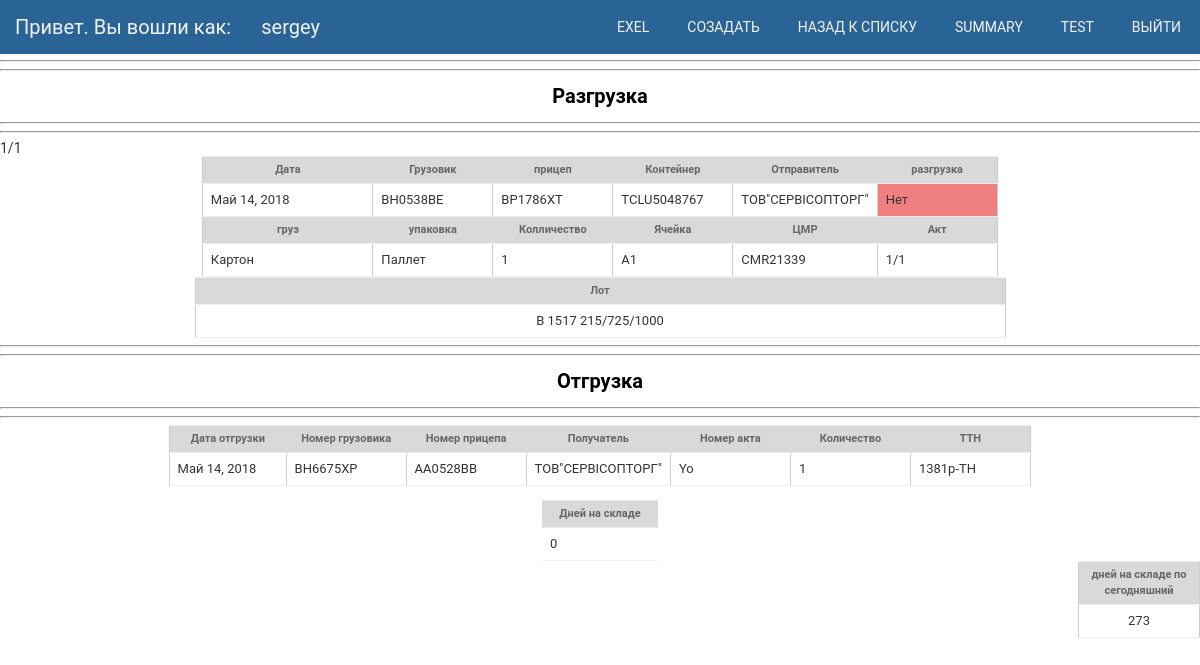
The app's page /samsung/view/1/ (signed in) with its own data.
### samsung/models.py (models this page shows, shortened)
class Incoming(models.Model):
    class Meta():
        db_table = 'incoming'
    incoming_date = models.DateField('Дата разгрузки')
    track_i = models.CharField('Номер грузовика', max_length=8)
    trailer_i = models.CharField('Номер прицепа', max_length=8)
    container_i = models.CharField('Номер контейнера', max_length=11)
    uploading = (
        ('0', 'Нет'),
        ('1', 'Да'),
    )
    upload = models.CharField('Контейнер', max_length=3, blank=False, choices=uploading, default='d', help_text='Снятие контейнера')
    sender = models.ForeignKey('Company', on_delete=models.SET_NULL, null=True, verbose_name='Отправитель')
    cargo = models.ForeignKey('Cargo', on_delete=models.SET_NULL, null=True, verbose_name='Наименование груза')
    pack = models.ForeignKey('Type', on_delete=models.SET_NULL, null=True, verbose_name='Вид упаковки')
    quantity_i = models.PositiveIntegerField('Количество')
    cell_position = models.ForeignKey('Position', on_delete=models.SET_NULL, null=True, verbose_name='Ячейка', help_text='Место размещения на складе')
    cmr = models.CharField('CMR/TTH', max_length=12)
    akt_i = models.CharField('Номер акта', max_length=5)
    lot = models.CharField('Лот', max_length=19)
    def __str__(self):
        return '%s' % (self.id)

class Company(models.Model):
    class Meta():
        db_table = 'company'
    company = models.CharField(max_length=20, verbose_name='Компания', help_text='Отправитель/получатель')
    def __str__(self):
        return '%s' % (self.company)

class Cargo(models.Model):
    class Meta():
        db_table = 'cargo'
    cargotype = models.CharField('Наименование груза', max_length=12)
    count = models.DecimalField('Стоимость', max_digits=4, decimal_places=2)
    def __str__(self):
        return '%s' % (self.cargotype)

class Type(models.Model):
    class Meta():
        db_table = 'type'
    type = models.CharField('Вид упаковки', max_length=12)
    def __str__(self):
        return '%s' % (self.type)

class Position(models.Model):
    class Meta():
        db_table = 'position'
    cell = models.CharField(max_length=8, null=False, verbose_name='Ячейка')
    def __str__(self):
        return '%s' % (self.cell)

class Outcoming(models.Model):
    class Meta():
        db_table = 'outcoming'
    akt_incoming = models.OneToOneField(Incoming, on_delete=models.SET_NULL, null=True)
    outcoming_date = models.DateField('Дата отгрузки')
    track_o = models.CharField('Номер грузовика', max_length=8)
    trailer_o = models.CharField('Номер прицепа', max_length=8)
    recepient = models.ForeignKey('Company', on_delete=models.SET_NULL, null=True, verbose_name='Получатель')
    akt_o = models.CharField('Номер акта', max_length=5)
    quantity_o = models.PositiveIntegerField('Количество')
    ttn = models.CharField('TTH', max_length=12)
    comments = models.TextField('Примечания', max_length=50, null=True, blank=True)

### samsung/views.py (the view)
# urls.py: url(r'^view/(?P<id>\d+)/$', view, name='detail'),
def view(request, id=None):
    view_i = get_object_or_404(Incoming, id=id)
    c = Incoming.objects.filter(id=id).values('incoming_date')
    b = Outcoming.objects.filter(akt_incoming_id=id).values('outcoming_date')
    try:
        a = (b[0]['outcoming_date'] - c[0]['incoming_date']).days
    except:
        a = 404
    f = datetime.date.today()
    d = (f - c[0]['incoming_date']).days
    try:
        view_o = Outcoming.objects.get(akt_incoming_id=id)
    except Outcoming.DoesNotExist:
        view_o = None
    form_o = PlusForm(request.POST or None, initial={'akt_incoming': view_i,})
    if form_o.is_valid():
        form_o.save()
        instance = form_o.save(commit=False)
        instance.save()
        messages.success(request, "Well done my padavan!")
        return HttpResponseRedirect(instance.get_absolute_url())
    context = {'view_i': view_i, 'form_o': form_o, 'view_o':view_o, 'a': a, 'd': d}
    return render(request, 'view.html', context)

### templates/view.html (shortened to what this page needs)
{% extends "topbar.html" %}
{% block content %}
{% if user.is_active %}
<hr>
<hr>
<h1>Разгрузка</h1>
<hr>
<hr>
<table align='center' cellpadding="1" cellspacing="1" border="1">
  <thead>
    <tr>
      <th align="justify" width="150"> Дата</td>
      <th align="justify" width="100">Грузовик</td>
      <th align="justify" width="100">прицеп</td>
      <th align="justify" width="100">Контейнер</td>
      <th align="justify" width="100">Отправитель</td>
      <th align="justify" width="100">разгрузка</td>
    </tr>
  </thead>
  <tbody align='center' cellpadding="1" cellspacing="1" border="1">
    <tr>
      <td align="justify" width="150">{{ view_i.incoming_date }}</td>
      <td align="justify" width="100">{{ view_i.track_i}}</td>
      <td align="justify" width="100">{{ view_i.trailer_i }}</td>
      <td align="justify" width="100">{{ view_i.container_i }}</td>
      <td align="justify" width="100">{{ view_i.sender }}</td>
      {% if view_i.upload == '1' %}
      <td align="justify" width="100" bgcolor=#90EE90>Да</td>
      {% elif view_i.upload == '0' %}
      <td align="justify" width="100" bgcolor=#F08080>Нет</td>
      {% endif %}
    </tr>
  </tbody>
  <thead>
    <tr>
      <th align="justify" width="150">груз</td>
      <th align="justify" width="100">упаковка</td>
      <th align="justify" width="100">Колличество</td>
      <th align="justify" width="100">Ячейка</td>
      <th align="justify" width="100">ЦМР</td>
      <th align="justify" width="100">Акт</td>
    </tr>
  </thead>
  <tbody align='center' cellpadding="1" cellspacing="1" border="1">
    <tr>
      <td align="justify" width="150">{{ view_i.cargo }}</td>
      <td align="justify" width="100">{{ view_i.pack }}</td>
      <td align="justify" width="100">{{ view_i.quantity_i }}</td>
      <td align="justify" width="100">{{ view_i.cell_position }}</td>
      <td align="justify" width="100">{{ view_i.cmr }}</td>
      <td align="justify" width="100">{{ view_i.akt_i }}</td>
    </tr>
  </tbody>
</table>
<table align='center' cellpadding="1" cellspacing="1" border="1">
  <thead>
    <tr>
      <th align="center" width="150">Лот</td>
    </tr>
  </thead>
  <tbody align='center' cellpadding="1" cellspacing="1" border="1">
    <tr>
      <td align="center" width="793">{{ view_i.lot }}</td>
    </tr>
  </tbody>
</table>
{% if not view_o.akt_incoming %}
<hr>
<hr>
<h1>Форма на отгрузку</h1>
<hr>
<hr>
<form method="POST" action="">{% csrf_token %}
  <p class="hidden">ID:{{ form_o.akt_incoming }}</p>
  <div class="newin">
    <p>Дата:{{ form_o.outcoming_date }}</p>
    <hr>
    <li>Номер машины:{{ form_o.track_o }}</li>
    <li>Номер прицепа:{{ form_o.trailer_o }}</li>
  </div>
  <hr>
  <p>Получатель:{{ form_o.recepient }}</p>
  <hr>
  <div class="newin">
    <li>Акт:{{ form_o.akt_o }}</li>
    <li>Колличество:{{ form_o.quantity_o }}</li>
    <li>ТТН:{{ form_o.ttn }}</li>
  </div>
  <p>{{ form_o.comments }}</p>
  <hr>
  <input type="submit" value="Заполнить" />
</form>
{% else %}
<hr>
<hr>
<h1>Отгрузка</h1>
<hr>
<hr>
<table align='center' cellpadding="1" cellspacing="1" border="1">
  <thead>
    <tr>
      <th align="justify" width="30"> Дата отгрузки</td>
      <th align="justify" width="100"> Номер грузовика</td>
      <th align="justify" width="100">Номер прицепа</td>
      <th align="justify" width="100">Получатель</td>
      <th align="justify" width="100">Номер акта</td>
      <th align="justify" width="100">Количество</td>
      <th align="justify" width="100">TTH</td>
    </tr>
  </thead>
  <tbody align='center' cellpadding="1" cellspacing="1" border="1">
    <tr>
      <td align="justify" width="100">{{ view_o.outcoming_date }}</td>
      <td align="justify" width="100">{{ view_o.track_o }}</td>
      <td align="justify" width="100">{{ view_o.trailer_o }}</td>
      <td align="justify" width="100">{{ view_o.recepient }}</td>
      <td align="justify" width="100">{{ view_o.akt_o }}</td>
      <td align="justify" width="100">{{ view_o.quantity_o }}</td>
      <td align="justify" width="100">{{ view_o.ttn }}</td>
    </tr>
  </tbody>
</table>
{% endif %} {% if a == 404 %} {% else %}
<table align='center'>
  <thead>
    <th align="justify" width="30">Дней на складе</td>
  </thead>
  <tbody>
    <td align="justify" width="100">{{ a }}</td>
  </tbody>
</table>
{% endif %}
{% endif %}
<table align='right' cellpadding="1" cellspacing="1" border="1">
  <thead>
    <tr>
      <th align="center" width="100">дней на складе по сегодняшний</td>
    </tr>
  </thead>
  <tbody align='center' cellpadding="1" cellspacing="1" border="1">
    <tr>
      <td align="center" width="100">{{ d }}</td>
    </tr>
  </tbody>
</table>
{% endblock %}

### templates/topbar.html (shortened to what this page needs)
{% load staticfiles %}
<html lang="en" dir="ltr">
  <head>
    <link rel="stylesheet" type="text/css" href="{% static "css/base.css" %}"/>
  </head>
{% if user.is_active %}
  <body class="main">
    <div class="navbar">
      <li>Привет. Вы вошли как:</li>
      <li>{% firstof user.get_short_name user.get_username %}</li>
      <a href="{% url 'logout_user' %}">Выйти</a>
      <a href="{% url 'test' %}">test</a>
      <a href="{% url 'summary' %}">summary</a>
      <a href="{% url 'samsung' %}">Назад к списку</a>
      <a href="{% url 'new' %}">созадать</a>
      <a href="{% url 'exel_out' %}">Exel</a>
      </div>
  </body>
{% endif %}
{% block content %}
{% endblock %}

### static/css/base.css (style rules this page uses)
body { margin: 0; padding: 0; font-size: 14px; font-family: "Roboto","Lucida Grande","DejaVu Sans","Bitstream Vera Sans",Verdana,Arial,sans-serif; color: #333; background: #FFF; padding-bottom: 40px; }
h1 { color: #000; text-align: center; font-size: 20px; }
.navbar { overflow: hidden; background-color: #2a6496; position: fixed; top: 0; width: 100%; }
.navbar li { float: left; text-align: center; color: #f2f2f2; display: block; padding: 15px 15px; font-size: 20px; }
.navbar a { float: right; display: block; color: #f2f2f2; text-align: center; padding: 19px 19px; text-decoration: none; text-transform: uppercase; }
.main { margin-top: 60px; }
table { border-collapse: collapse; border-color: #ccc; }
td, th { font-size: 13px; line-height: 16px; border-bottom: 1px solid #eee; vertical-align: top; padding: 8px; font-family: "Roboto", "Lucida Grande", Verdana, Arial, sans-serif; }
th { color: #000; font-weight: 600; text-align: center; }
thead th, tfoot td { color: #666; padding: 5px 10px; font-size: 11px; background: #D9D9D9; border: none; border-top: 1px solid #eee; border-bottom: 1px solid #eee; }

### records on screen
Incoming: incoming_date "Май 14, 2018", track_i "ВН0538ВЕ", trailer_i "ВР1786ХТ", container_i "TCLU5048767", sender "ТОВ\"СЕРВІСОПТОРГ\"", cargo "Картон", pack "Паллет", quantity_i "1", cell_position "A1", cmr "СМR21339", akt_i "1/1", lot "В 1517 215/725/1000"
Outcoming: outcoming_date "Май 14, 2018", track_o "ВН6675ХР", trailer_o "АА0528ВВ", recepient "ТОВ\"СЕРВІСОПТОРГ\"", akt_o "Yo", quantity_o "1", ttn "1381р-ТН"

### other values on screen
{{ a }} "0"
